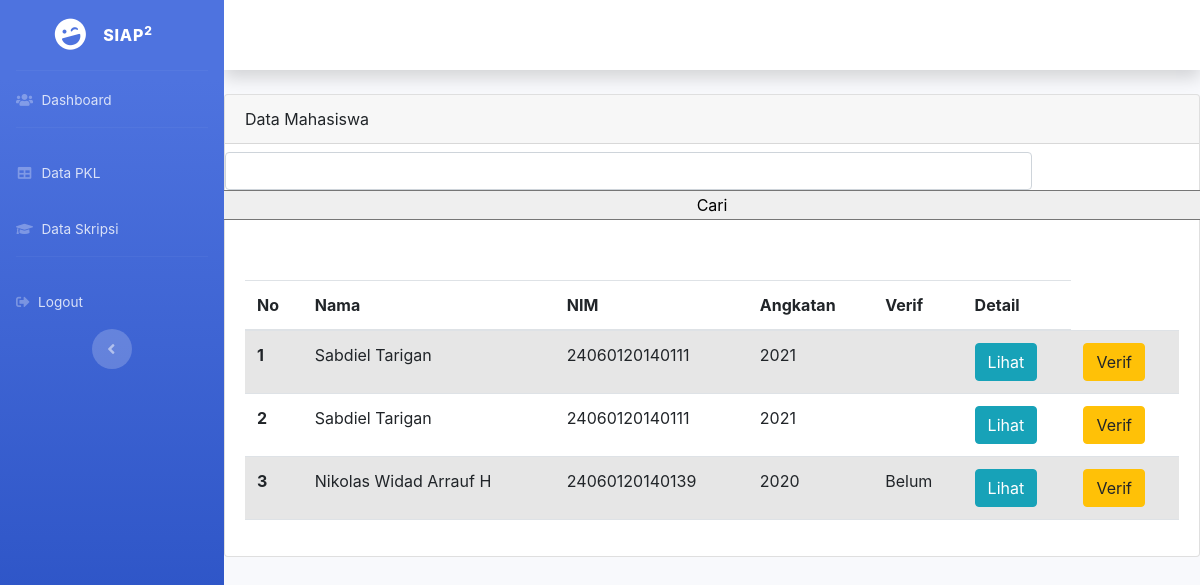
The app's page /departemen_verif_irs.php, older data.
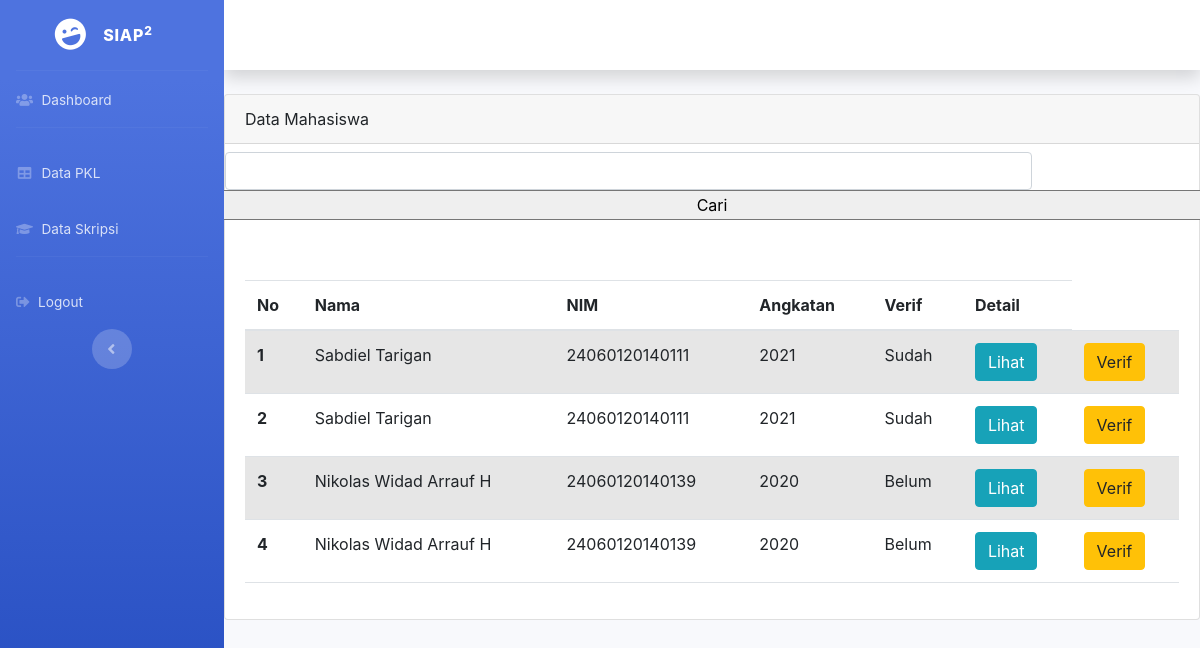
The same page, newer data.
### tables this page shows
CREATE TABLE `mhs` (
  `id_user` int(11) NOT NULL,
  `nim` bigint(14) NOT NULL,
  `foto` varchar(255) NOT NULL,
  `nama` varchar(45) DEFAULT NULL,
  `angkatan` int(11) DEFAULT NULL,
  `status_mhs` varchar(30) NOT NULL,
  `nip` bigint(20) NOT NULL,
  `hp` bigint(12) DEFAULT NULL,
  `email` varchar(45) DEFAULT NULL,
  `alamat` varchar(255) DEFAULT NULL,
  `id_provinsi` int(11) DEFAULT NULL,
  `id_kabupaten` int(11) DEFAULT NULL
);

CREATE TABLE `irs` (
  `id` int(11) NOT NULL,
  `nim` bigint(11) NOT NULL,
  `smt` int(11) NOT NULL,
  `sks` int(11) NOT NULL,
  `scan` varchar(255) NOT NULL,
  `verif` enum('Sudah','Belum') NOT NULL DEFAULT 'Belum'
);

### departemen_verif_irs.php (the view, shortened to what this page needs)
<?php
require_once 'config.php';
?>
<!DOCTYPE html>
<html lang="en">
<head>
</head>
<body id="page-top">
    <div id="wrapper">
        <div id="content-wrapper" class="d-flex flex-column">
            <div id="content">
            <div class="card">
                    <div class="card-header">Data Mahasiswa</div>
                    <div class="form-group row mt-2">
                    <div class="col-sm-10">
                      <input type="text" name="keyword" class="form-control" id="">
                    </div>
                    <input type="submit" value="Cari">
                  </div>
            <br>
                    <div class="card-body">
                    <table class="table table-striped table-hover">
                        <thead>
                            <tr>
                            <th scope="col">No</th>
                            <th scope="col">Nama</th>
                            <th scope="col">NIM</th>
                            <th scope="col">Angkatan</th>
                            <th scope="col">Verif</th>
                            <th scope="col">Detail</th>
                            </tr>
                        </thead>
                        <tbody>
                        <?php
                        if(isset($_GET['keyword'])){
                            $cari = $_GET['cari_jenis_barang'];
                            $data = mysqli_query($conn, "SELECT * FROM mhs INNER JOIN irs ON irs.nim = mhs.nim WHERE mhs.nama LIKE '%".$Cari."%'");
                        }else{
                            $data = mysqli_query($conn, "SELECT * FROM mhs INNER JOIN irs ON irs.nim = mhs.nim");
                        }
                        $no = 1;
                        while ($row = mysqli_fetch_array($data)) {
                            echo "<tr>";
                            echo "<th>".$no."</th>";
                            echo "<td>".$row['nama']."</td>";
                            echo "<td>".$row['nim']."</td>";
                            echo "<td>".$row['angkatan']."</td>";
                            echo "<td>".$row['verif']."</td>";
                            echo '<td><a class="btn btn-info" href="#">Lihat</a></td>';
                            echo '<td><a class="btn btn-warning" href="verif_irs.php?nim='.$row['nim'].'">Verif</a></td>';
                            echo "</tr>";
                            $no++;
                        }
                        echo '</tbody>';
                        echo '</table>';
                        ?>
                    </div>
                </div>
            </div>
        </div>
    </div>
</body>
</html>

Row changes from the older to the newer data that the page shows:
changed mhs "Sabdiel Tarigan": irs.verif (not shown) → "Sudah"
now on one of the page's lists (row edited): mhs: nama "Nikolas Widad Arrauf H", irs.nim "24060120140139", angkatan "2020", irs.verif "Belum"
